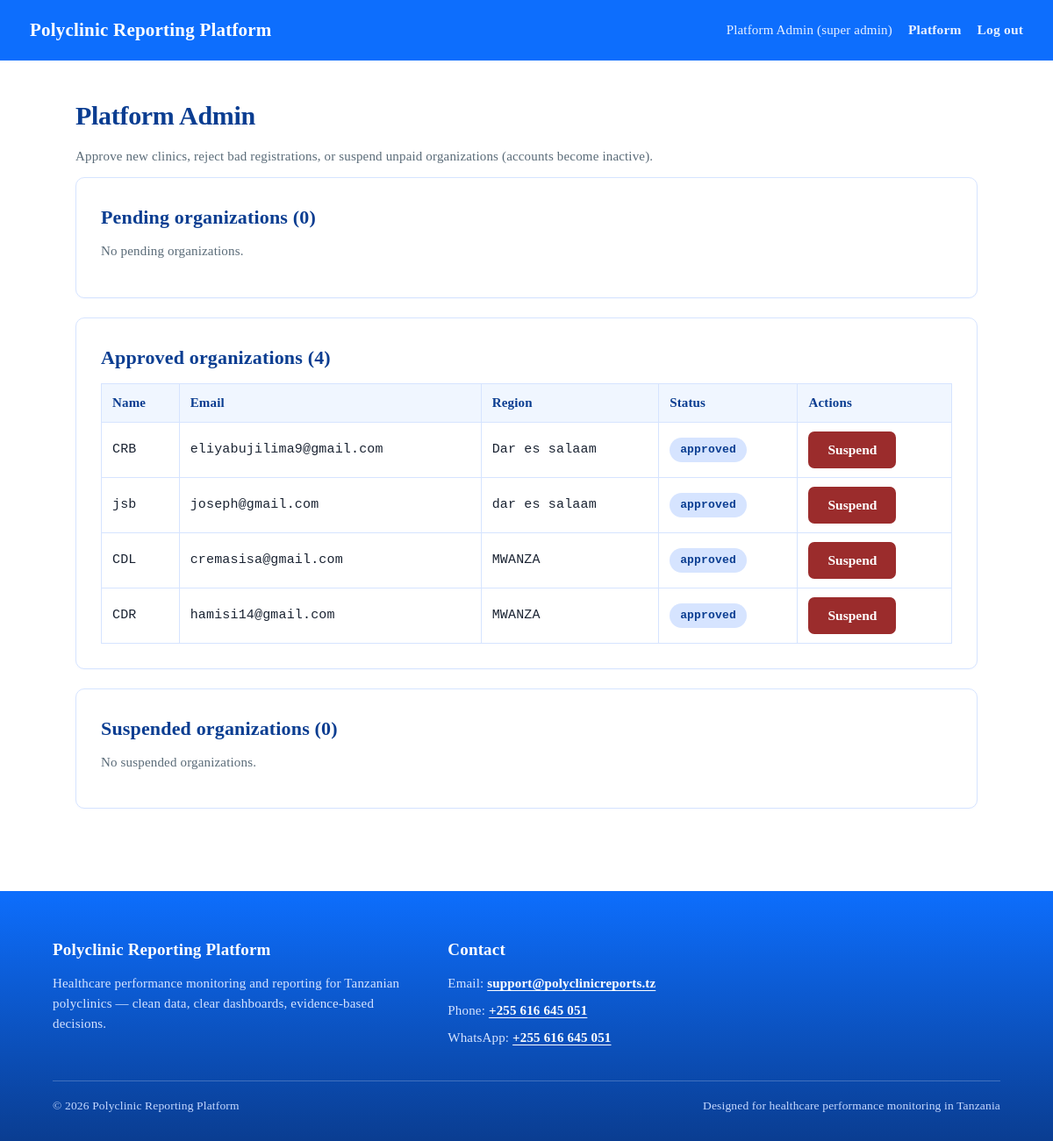
/super-admin (signed in), run on an earlier commit of the app's database.
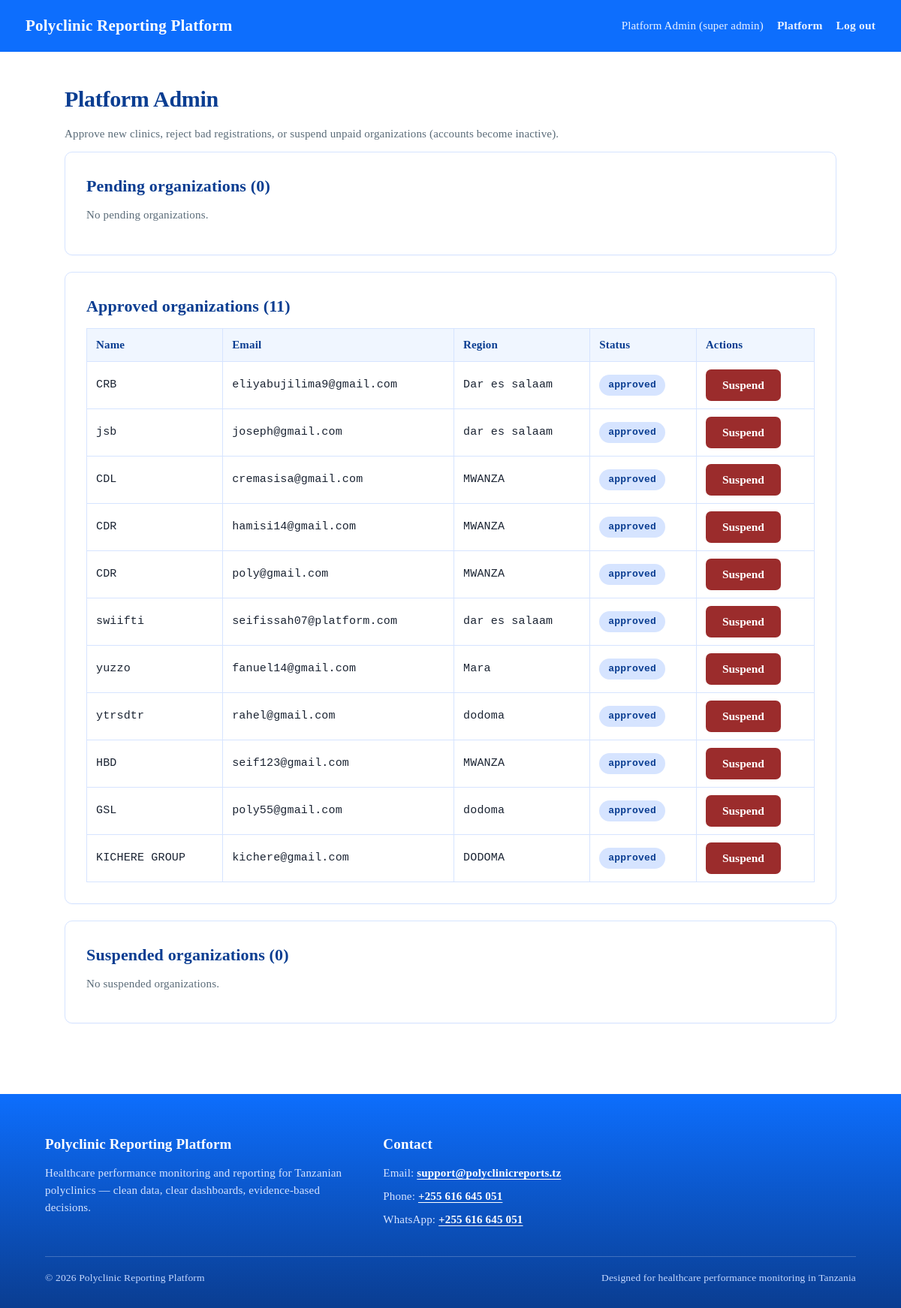
And on a later commit of the database.
### models.py (models this page shows, shortened)
class User(db.Model):
    id = db.Column(db.Integer, primary_key=True)
    org_id = db.Column(db.Integer, db.ForeignKey("organization.id"), nullable=True)
    name = db.Column(db.String(120), nullable=False)
    email = db.Column(db.String(150), unique=True, nullable=False)
    password_hash = db.Column(db.String(255), nullable=False)
    role = db.Column(db.String(20), nullable=False)  # super_admin / org_admin / staff
    is_active = db.Column(db.Boolean, default=True)
    created_at = db.Column(db.DateTime, default=datetime.utcnow)

class Organization(db.Model):
    id = db.Column(db.Integer, primary_key=True)
    name = db.Column(db.String(150), nullable=False)
    region = db.Column(db.String(100), nullable=False)
    status = db.Column(db.String(20), default="pending")
    created_at = db.Column(db.DateTime, default=datetime.utcnow)
    users = db.relationship("User", backref="organization", lazy=True)
    categories = db.relationship("KPICategory", backref="organization", lazy=True)
    datasets = db.relationship("Dataset", backref="organization", lazy=True)
    reports = db.relationship("ReportRecord", backref="organization", lazy=True)
    targets = db.relationship("OrgTarget", backref="organization", lazy=True)

### app.py (the view)
@app.route("/super-admin")
@login_required(roles=["super_admin"])
def super_admin_dashboard():
    pending = (
        db.session.query(Organization, User)
        .join(User, Organization.id == User.org_id)
        .filter(Organization.status == "pending", User.role == "org_admin")
        .all()
    )
    approved = (
        db.session.query(Organization, User)
        .join(User, Organization.id == User.org_id)
        .filter(Organization.status == "approved", User.role == "org_admin")
        .all()
    )
    suspended = (
        db.session.query(Organization, User)
        .join(User, Organization.id == User.org_id)
        .filter(Organization.status == "suspended", User.role == "org_admin")
        .all()
    )
    rejected = (
        db.session.query(Organization, User)
        .join(User, Organization.id == User.org_id)
        .filter(Organization.status == "rejected", User.role == "org_admin")
        .all()
    )
    return render_template(
        "super_admin.html",
        pending=pending,
        approved=approved,
        suspended=suspended,
        rejected=rejected,
    )

### app.py (called while the page is built, shortened)
def current_user():
    uid = session.get("user_id")
    if not uid:
        return None
    return User.query.get(uid)

def login_required(roles=None):
    def decorator(fn):
        @wraps(fn)
        def wrapper(*args, **kwargs):
            user = current_user()
            if not user:
                return redirect(url_for("login"))
            if roles and user.role not in roles:
                abort(403)
            return fn(*args, **kwargs)
        return wrapper
    return decorator

@app.context_processor
def inject_user():
    return {
        "current_user": current_user(),
        "month_options": month_period_options(),
    }

### data_utils.py (called while the page is built)
def month_period_options(months_back=11):
    today = pd.Timestamp.today().normalize()
    options = []
    for i in range(months_back + 1):
        d = (today.replace(day=1) - pd.DateOffset(months=i))
        start = d.replace(day=1)
        end = (start + pd.offsets.MonthEnd(0))
        options.append({
            "label": start.strftime("%B %Y"),
            "start": start.strftime("%Y-%m-%d"),
            "end": end.strftime("%Y-%m-%d"),
        })
    return options

### templates/super_admin.html (shortened to what this page needs)
{% extends "base.html" %}
{% block content %}
<h1>Platform Admin</h1>
<p class="muted">Approve new clinics, reject bad registrations, or suspend unpaid organizations (accounts become inactive).</p>
<div class="card">
  <h2>Pending organizations ({{ pending|length }})</h2>
  {% if pending %}
  <table>
    <tr>
    <th>Name</th>
    <th>Email</th>
    <th>Region</th>
    <th>Requested</th>
    <th>Actions</th>
</tr>
    {% for org, admin in pending %}
    <tr>
      <td>{{ org.name }}</td>
      <td>{{ admin.email }}</td>
      <td>{{ org.region }}</td>
      <td>{{ org.created_at.strftime('%Y-%m-%d %H:%M') }}</td>
      <td>
        <form method="POST" action="{{ url_for('approve_org', org_id=org.id) }}" style="display:inline;">
          <button class="btn">Approve</button>
        </form>
        <form method="POST" action="{{ url_for('reject_org', org_id=org.id) }}" style="display:inline;">
          <button class="btn danger">Reject</button>
        </form>
      </td>
    </tr>
    {% endfor %}
  </table>
  {% else %}
  <p class="muted">No pending organizations.</p>
  {% endif %}
</div>
<div class="card">
  <h2>Approved organizations ({{ approved|length }})</h2>
  {% if approved %}
  <table>
   <tr>
    <th>Name</th>
    <th>Email</th>
    <th>Region</th>
    <th>Status</th>
    <th>Actions</th>
</tr>
    {% for org, admin in approved %}
    <tr>
      <td>{{ org.name }}</td>
      <td/>{{ admin.email }}</td>
      <td>{{ org.region }}</td>
      <td><span class="pill approved">approved</span></td>
      <td>
        <form method="POST" action="{{ url_for('suspend_org', org_id=org.id) }}" style="display:inline;"
              onsubmit="return confirm('Suspend {{ org.name }}? All their accounts will become inactive.');">
          <button class="btn danger">Suspend</button>
        </form>
      </td>
    </tr>
    {% endfor %}
  </table>
  {% else %}
  <p class="muted">No approved organizations yet.</p>
  {% endif %}
</div>
<div class="card">
  <h2>Suspended organizations ({{ suspended|length }})</h2>
  {% if suspended %}
  <table>
    <tr>
    <th>Name</th>
    <th>Email</th>
    <th>Region</th>
    <th>Status</th>
    <th>Actions</th>
</tr>
    {% for org, admin in suspended %}
    <tr>
      <td>{{ org.name }}</td>
      <td>{{ org.email }}</td>
      <td>{{ org.region }}</td>
      <td><span class="pill pending">suspended</span></td>
      <td>
        <form method="POST" action="{{ url_for('reactivate_org', org_id=org.id) }}" style="display:inline;">
          <button class="btn">Reactivate</button>
        </form>
      </td>
    </tr>
    {% endfor %}
  </table>
  {% else %}
  <p class="muted">No suspended organizations.</p>
  {% endif %}
</div>
{% endblock %}

### templates/base.html (shortened to what this page needs)
<!DOCTYPE html>
<html lang="en">
<head>
</head>
<body>
{% set use_app_shell = current_user and current_user.role in ['staff', 'org_admin'] %}
{% if use_app_shell %}
<nav class="app-topbar">
  <a class="brand" href="{{ url_for('index') }}">Polyclinic Reporting Platform</a>
  <div>
    <span class="user-meta">{{ current_user.name }} ({{ current_user.role.replace('_',' ') }})</span>
    <a class="logout" href="{{ url_for('logout') }}">Log out</a>
  </div>
</nav>
<div class="app-shell">
  <aside class="app-sidebar" id="app-sidebar">
    {% block sidebar %}
      {% if current_user.role == 'staff' %}
        <p class="side-label">Staff</p>
        <a href="{{ url_for('staff_dashboard') }}#upload" data-panel="upload" class="{% if request.endpoint == 'staff_dashboard' %}js-panel-link{% endif %}">Upload dataset</a>
        <a href="{{ url_for('manual_entry') }}" class="{% if request.endpoint == 'manual_entry' %}active{% endif %}">Enter data manually</a>
        <a href="{{ url_for('staff_dashboard') }}#datasets" data-panel="datasets" class="{% if request.endpoint == 'staff_dashboard' %}js-panel-link{% endif %}">Cleaned datasets</a>
        <a href="{{ url_for('uat_feedback') }}" class="{% if request.endpoint == 'uat_feedback' %}active{% endif %}">Feedback</a>
      {% elif current_user.role == 'org_admin' %}
        <p class="side-label">Organization</p>
        <a href="{{ url_for('org_admin_dashboard') }}#alerts" data-panel="alerts" class="{% if request.endpoint == 'org_admin_dashboard' %}js-panel-link{% endif %}">Alerts</a>
        <a href="{{ url_for('org_admin_dashboard') }}#generate" data-panel="generate" class="{% if request.endpoint == 'org_admin_dashboard' %}js-panel-link{% endif %}">Generate report</a>
        <a href="{{ url_for('org_admin_dashboard') }}#targets" data-panel="targets" class="{% if request.endpoint == 'org_admin_dashboard' %}js-panel-link{% endif %}">Targets &amp; budgets</a>
        <a href="{{ url_for('org_admin_dashboard') }}#reports" data-panel="reports" class="{% if request.endpoint == 'org_admin_dashboard' %}js-panel-link{% endif %}">Generated reports</a>
        <a href="{{ url_for('org_admin_dashboard') }}#datasets" data-panel="datasets" class="{% if request.endpoint == 'org_admin_dashboard' %}js-panel-link{% endif %}">Cleaned datasets</a>
        <a href="{{ url_for('org_admin_dashboard') }}#staff" data-panel="staff" class="{% if request.endpoint == 'org_admin_dashboard' %}js-panel-link{% endif %}">Staff accounts</a>
        <a href="{{ url_for('org_admin_dashboard') }}#categories" data-panel="categories" class="{% if request.endpoint == 'org_admin_dashboard' %}js-panel-link{% endif %}">KPI categories</a>
        <a href="{{ url_for('org_admin_dashboard') }}#audit" data-panel="audit" class="{% if request.endpoint == 'org_admin_dashboard' %}js-panel-link{% endif %}">Audit log</a>
        <a href="{{ url_for('uat_feedback') }}" class="{% if request.endpoint == 'uat_feedback' %}active{% endif %}">Feedback</a>
      {% endif %}
    {% endblock %}
  </aside>
  <main class="app-main">
{% else %}
<nav>
  <a class="brand" href="{{ url_for('index') }}" style="color:#fff;">Polyclinic Reporting Platform</a>
  <div class="links">
    {% if current_user %}
      <span class="muted" style="color:#E8F1FF;">{{ current_user.name }} ({{ current_user.role.replace('_',' ') }})</span>
      {% if current_user.role == 'super_admin' %}
        <a href="{{ url_for('super_admin_dashboard') }}">Platform</a>
      {% endif %}
      <a href="{{ url_for('logout') }}">Log out</a>
    {% else %}
      <a href="{{ url_for('index') }}#how-it-works">How it works</a>
      <a href="{{ url_for('privacy_policy') }}">Privacy</a>
      <a href="{{ url_for('index') }}#contact">Contact</a>
      <a href="{{ url_for('login') }}">Log in</a>
      <a href="{{ url_for('register') }}">Register</a>
    {% endif %}
  </div>
</nav>
<div class="{% block wrap_class %}wrap{% endblock %}">
{% endif %}
  {% block content %}{% endblock %}
{% if use_app_shell %}
  </main>
</div>
<script>
(function(){
  var panels = document.querySelectorAll('.dash-panel');
  if(!panels.length) return;
  var links = document.querySelectorAll('#app-sidebar a.js-panel-link');
  function showPanel(id){
    var found = false;
    panels.forEach(function(p){
      var on = p.id === id;
      p.classList.toggle('is-active', on);
      if(on) found = true;
    });
    if(!found && panels[0]){
      panels[0].classList.add('is-active');
      id = panels[0].id;
    }
    links.forEach(function(a){
      a.classList.toggle('active', a.getAttribute('data-panel') === id);
    });
  }
  function fromHash(){
    var id = (location.hash || '').replace(/^#/, '');
    if(!id || !document.getElementById(id)){
      id = panels[0] ? panels[0].id : '';
    }
    showPanel(id);
  }
  links.forEach(function(a){
    a.addEventListener('click', function(e){
      var id = a.getAttribute('data-panel');
      if(!id || !document.getElementById(id)) return;
      e.preventDefault();
      if(history.replaceState) history.replaceState(null, '', '#' + id);
      else location.hash = id;
      showPanel(id);
    });
  });
  window.addEventListener('hashchange', fromHash);
  fromHash();
})();
</script>
{% else %}
</div>
{% endif %}
<footer class="site-footer" id="contact">
  <div class="foot-inner">
    <div>
      <h3>Polyclinic Reporting Platform</h3>
      <p>Healthcare performance monitoring and reporting for Tanzanian polyclinics — clean data, clear dashboards, evidence-based decisions.</p>
    </div>
    <div>
      <h3>Contact</h3>
      <ul>
        <li>Email: <a href="mailto:support@polyclinicreports.tz">support@polyclinicreports.tz</a></li>
        <li>Phone: <a href="tel:+255616645051">+255 616 645 051</a></li>
        <li>WhatsApp: <a href="https://wa.me/255616645051">+255 616 645 051</a></li>
      </ul>
    </div>
  </div>
  <div class="foot-bottom">
    <span>© 2026 Polyclinic Reporting Platform </span>
    <span>Designed for healthcare performance monitoring in Tanzania</span>
  </div>
</footer>
</body>
</html>

### templates/base.html (style rules this page uses)
:root { --teal:#0D6EFD; --seafoam:#3D8BFD; --mint:#6EA8FE; --dark:#0A3D91; --ink:#1A2332; --muted:#5A6B78; --bg:#FFFFFF; --card:#F0F6FF; --card-line:#D6E4FF; --white:#FFFFFF; --accent:#0A58CA; --font-head:"Times New Roman", Times, Georgia, serif; --font-body:Georgia, "Palatino Linotype", "Book Antiqua", Palatino, serif; --font-data:Consolas, "Courier New", monospace; }
* { box-sizing:border-box; }
html { scroll-behavior:smooth; }
body { margin:0; background:var(--bg); color:var(--ink); font-family:var(--font-body); font-size:16.5px; line-height:1.55; letter-spacing:0.01em; min-height:100vh; display:flex; flex-direction:column; }
a { color:var(--teal); text-decoration:none; font-weight:600; }
nav { background:var(--teal); color:#fff; padding:18px 34px; display:flex; align-items:center; justify-content:space-between; position:sticky; top:0; z-index:20; }
nav .brand { font-family:var(--font-head); font-size:21px; font-weight:700; letter-spacing:0.01em; }
nav .links { display:flex; align-items:center; flex-wrap:wrap; gap:4px 0; }
nav .links a { color:#E8F1FF; margin-left:18px; font-size:15.5px; font-weight:600; }
.wrap { max-width:1080px; margin:0 auto; padding:40px 26px 72px; width:100%; flex:1; }
h1 { font-family:var(--font-head); color:var(--dark); font-size:30px; font-weight:700; letter-spacing:-0.01em; margin:0 0 12px; }
h2 { font-family:var(--font-head); color:var(--dark); font-size:22px; font-weight:700; margin:0 0 10px; }
h3 { font-family:var(--font-head); font-weight:650; }
p { margin:0 0 12px; }
.card { background:#fff; border:1px solid var(--card-line); border-radius:10px; padding:28px 28px; margin-bottom:22px; box-shadow:0 1px 2px rgba(13,110,253,.04); }
.btn { display:inline-block; background:var(--teal); color:#fff; border:none; padding:12px 22px; border-radius:7px; font-weight:700; font-size:15.5px; cursor:pointer; font-family:var(--font-body); transition: transform .18s ease, background .18s ease; }
.btn.danger { background:#9B2C2C; }
table { border-collapse:collapse; width:100%; font-size:15px; margin-top:12px; }
th,td { border:1px solid var(--card-line); padding:10px 12px; text-align:left; }
th { background:var(--card); color:var(--dark); font-weight:700; font-family:var(--font-body); }
td { font-family:var(--font-data); font-variant-numeric:tabular-nums; }
.pill { display:inline-block; padding:4px 12px; border-radius:999px; font-size:13px; font-weight:700; }
.pill.approved { background:#D6E4FF; color:#0A3D91; }
.muted { color:var(--muted); font-size:15px; }
.site-footer { margin-top:auto; background:linear-gradient(180deg, #0D6EFD 0%, #0A3D91 100%); color:#E8F1FF; padding:52px 24px 30px; }
.site-footer .foot-inner { max-width:1080px; margin:0 auto; display:grid; grid-template-columns:1.4fr 1fr 1fr; gap:32px; }
.site-footer h3 { font-family:var(--font-head); color:#fff; font-size:19px; margin:0 0 12px; font-weight:700; }
.site-footer p, .site-footer li { font-size:15px; line-height:1.55; margin:0 0 8px; color:#D6E4FF; }
.site-footer a { color:#fff; font-weight:600; text-decoration:underline; text-underline-offset:3px; }
.site-footer ul { list-style:none; padding:0; margin:0; }
.site-footer .foot-bottom { max-width:1080px; margin:28px auto 0; padding-top:18px; border-top:1px solid rgba(255,255,255,.22); display:flex; justify-content:space-between; gap:12px; flex-wrap:wrap; font-size:13.5px; color:#C5D9FF; }

What changed in the data, as far as the page shows it:
added Organization: name "CDR", email "poly@gmail.com", region "MWANZA"
added Organization: name "swiifti", email "seifissah07@platform.com", region "dar es salaam"
added Organization: name "yuzzo", email "fanuel14@gmail.com", region "Mara"
added Organization: name "ytrsdtr", email "rahel@gmail.com", region "dodoma"
added Organization: name "HBD", email "seif123@gmail.com", region "MWANZA"
added Organization: name "GSL", email "poly55@gmail.com", region "dodoma"
added Organization: name "KICHERE GROUP", email "kichere@gmail.com", region "DODOMA"
Also different on the page:
{{ approved|length }}: "4" → "11"
